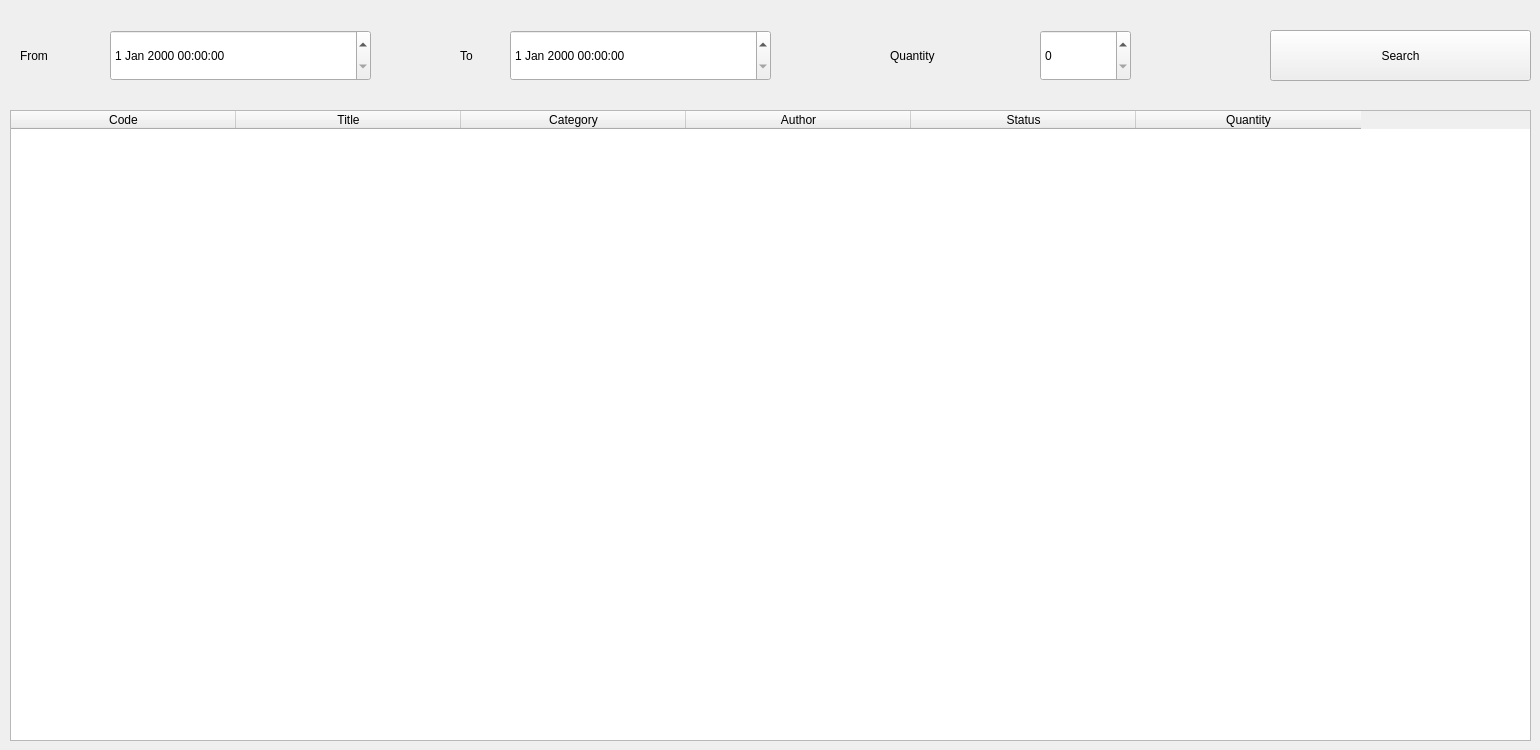
      <widget class="QWidget" name="tab_12">
       <attribute name="title">
        <string>Books</string>
       </attribute>
       <widget class="QPushButton" name="pushButton_26">
        <property name="geometry">
         <rect>
          <x>1270</x>
          <y>30</y>
          <width>261</width>
          <height>51</height>
         </rect>
        </property>
        <property name="styleSheet">
         <string notr="true">font: 75 20pt &quot;Times New Roman&quot;;</string>
        </property>
        <property name="text">
         <string>Search</string>
        </property>
       </widget>
       <widget class="QTableWidget" name="tableWidget_7">
        <property name="geometry">
         <rect>
          <x>10</x>
          <y>110</y>
          <width>1521</width>
          <height>631</height>
         </rect>
        </property>
        <property name="styleSheet">
         <string notr="true">font: 75 20pt &quot;Times New Roman&quot;;</string>
        </property>
        <attribute name="horizontalHeaderDefaultSectionSize">
         <number>225</number>
        </attribute>
        <attribute name="horizontalHeaderMinimumSectionSize">
         <number>100</number>
        </attribute>
        <attribute name="verticalHeaderShowSortIndicator" stdset="0">
         <bool>true</bool>
        </attribute>
        <column>
         <property name="text">
          <string>Code</string>
         </property>
         <property name="textAlignment">
          <set>AlignCenter</set>
         </property>
        </column>
        <column>
         <property name="text">
          <string>Title</string>
         </property>
         <property name="textAlignment">
          <set>AlignCenter</set>
         </property>
        </column>
        <column>
         <property name="text">
          <string>Category</string>
         </property>
         <property name="textAlignment">
          <set>AlignCenter</set>
         </property>
        </column>
        <column>
         <property name="text">
          <string>Author</string>
         </property>
         <property name="textAlignment">
          <set>AlignCenter</set>
         </property>
        </column>
        <column>
         <property name="text">
          <string>Status</string>
         </property>
         <property name="textAlignment">
          <set>AlignCenter</set>
         </property>
        </column>
        <column>
         <property name="text">
          <string>Quantity</string>
         </property>
         <property name="textAlignment">
          <set>AlignCenter</set>
         </property>
        </column>
       </widget>
       <widget class="QDateTimeEdit" name="dateTimeEdit">
        <property name="geometry">
         <rect>
          <x>110</x>
          <y>30</y>
          <width>261</width>
          <height>51</height>
         </rect>
        </property>
        <property name="styleSheet">
         <string notr="true">font: 16pt &quot;Times New Roman&quot;;</string>
        </property>
       </widget>
       <widget class="QLabel" name="label_9">
        <property name="geometry">
         <rect>
          <x>20</x>
          <y>30</y>
          <width>81</width>
          <height>51</height>
         </rect>
        </property>
        <property name="styleSheet">
         <string notr="true">font: 20pt &quot;Times New Roman&quot;;</string>
        </property>
        <property name="text">
         <string>From</string>
        </property>
       </widget>
       <widget class="QLabel" name="label_10">
        <property name="geometry">
         <rect>
          <x>460</x>
          <y>30</y>
          <width>71</width>
          <height>51</height>
         </rect>
        </property>
        <property name="styleSheet">
         <string notr="true">font: 20pt &quot;Times New Roman&quot;;</string>
        </property>
        <property name="text">
         <string>To</string>
        </property>
       </widget>
       <widget class="QDateTimeEdit" name="dateTimeEdit_2">
        <property name="geometry">
         <rect>
          <x>510</x>
          <y>30</y>
          <width>261</width>
          <height>51</height>
         </rect>
        </property>
        <property name="styleSheet">
         <string notr="true">font: 16pt &quot;Times New Roman&quot;;</string>
        </property>
       </widget>
       <widget class="QSpinBox" name="spinBox_3">
        <property name="geometry">
         <rect>
          <x>1040</x>
          <y>30</y>
          <width>91</width>
          <height>51</height>
         </rect>
        </property>
        <property name="styleSheet">
         <string notr="true">font: 16pt &quot;Times New Roman&quot;;</string>
        </property>
       </widget>
       <widget class="QLabel" name="label_11">
        <property name="geometry">
         <rect>
          <x>890</x>
          <y>30</y>
          <width>131</width>
          <height>51</height>
         </rect>
        </property>
        <property name="styleSheet">
         <string notr="true">font: 20pt &quot;Times New Roman&quot;;</string>
        </property>
        <property name="text">
         <string>Quantity</string>
        </property>
       </widget>
      </widget>
